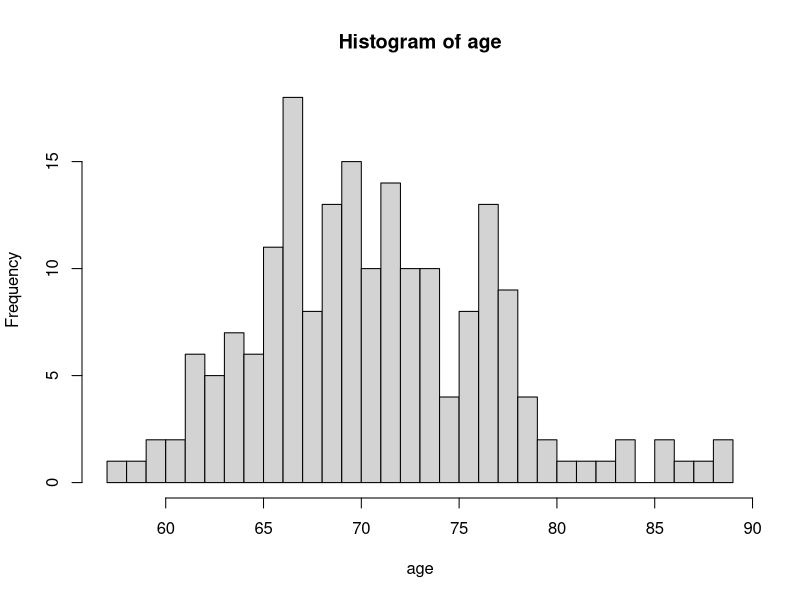
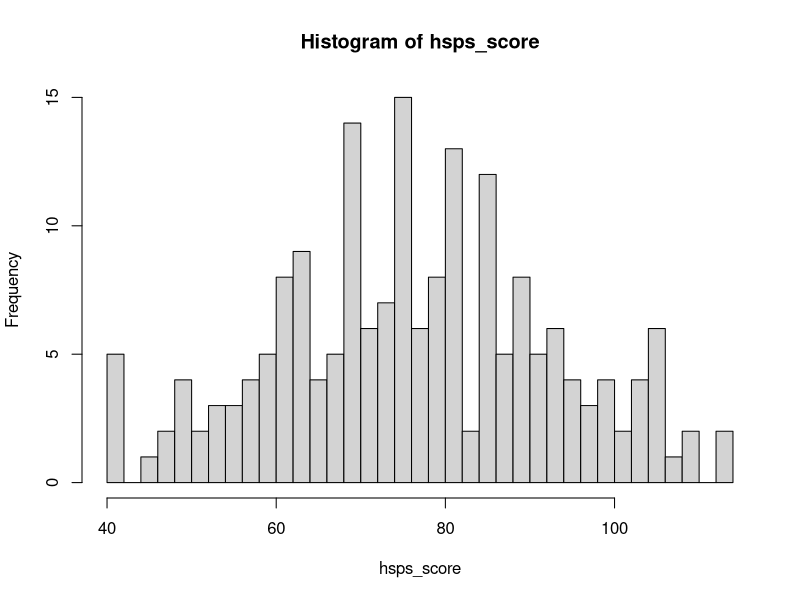
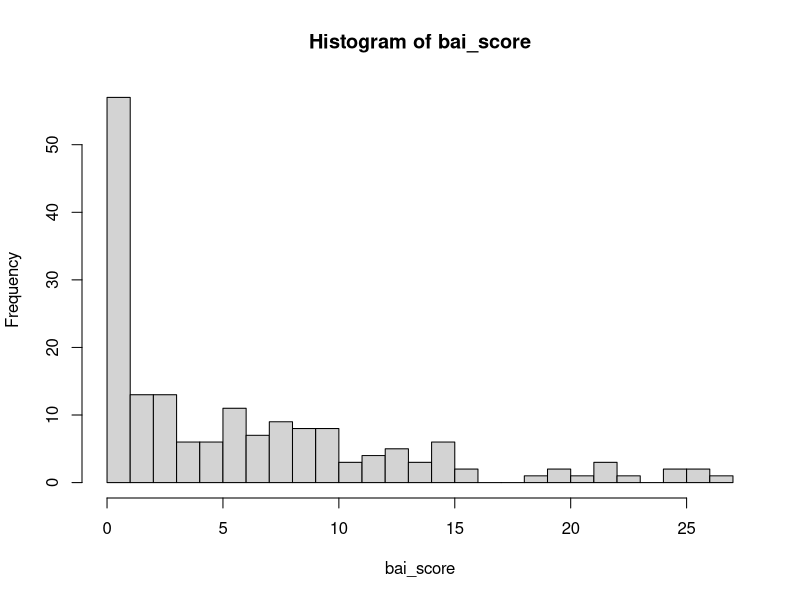
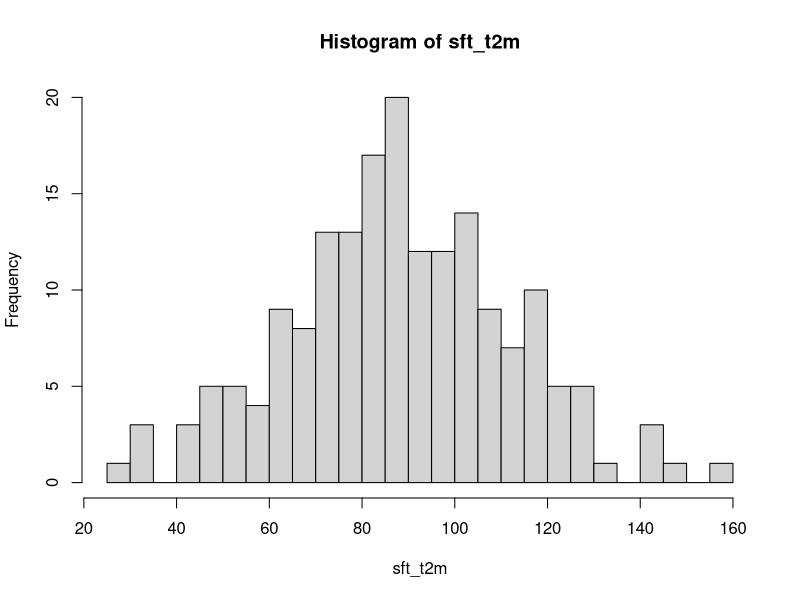
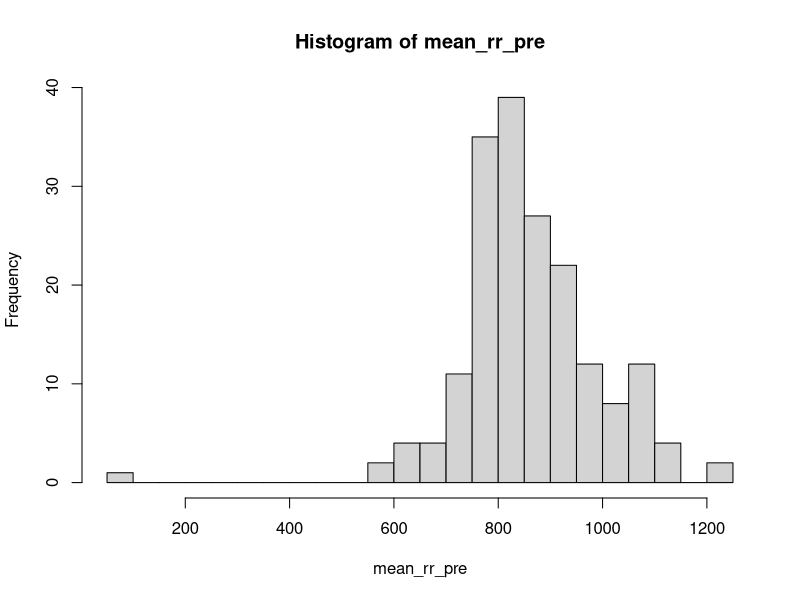
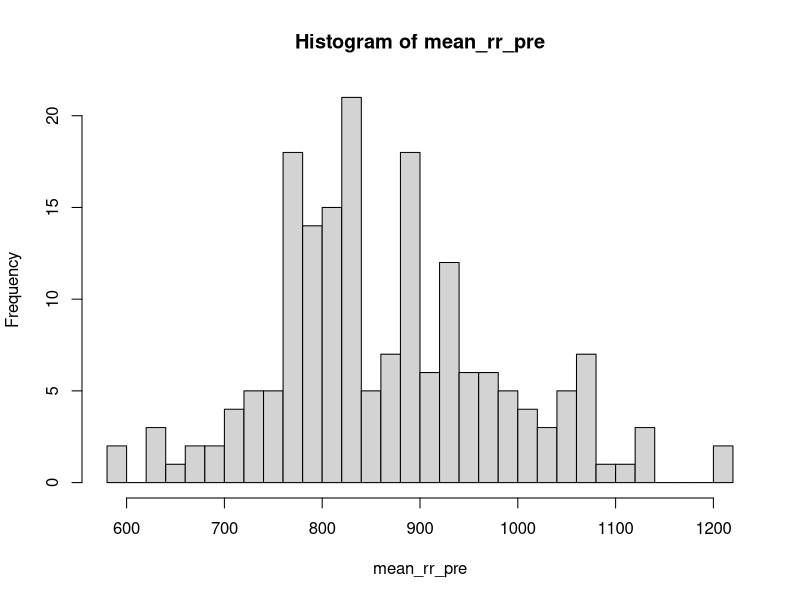
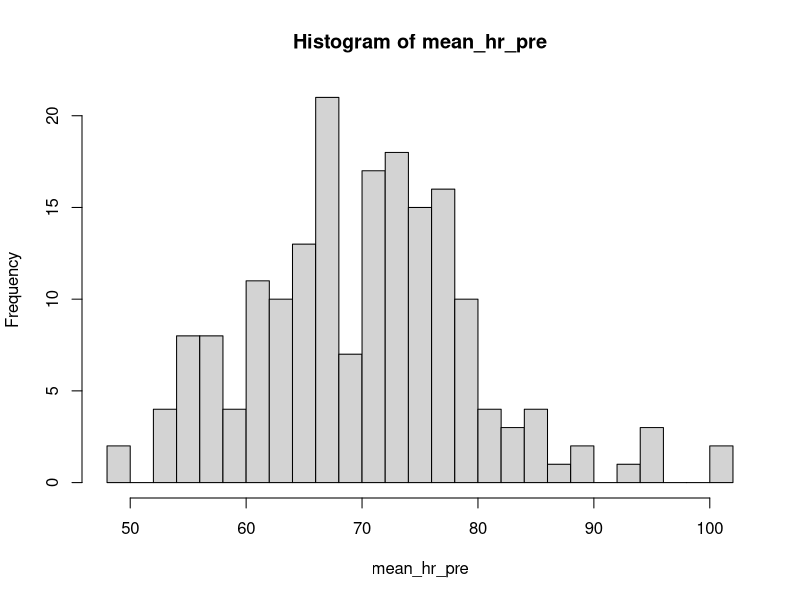
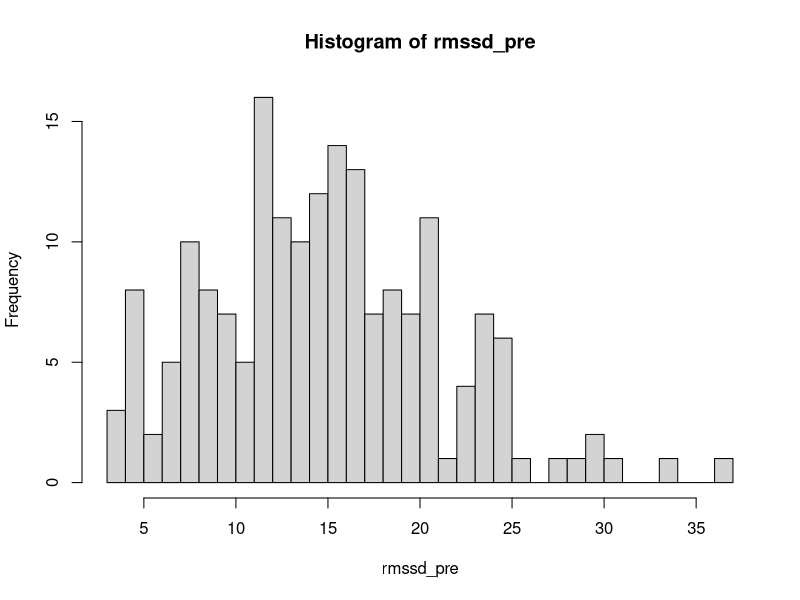

R code for these plots, in order: (Note: this script raises an error after producing the figures.)

# Prepare workspace -------------------------------------------------------

## Load libraries
library(data.table)

## Load data
pas_data <- fread(file = "data-raw/raw_data.csv")

## Assign variables code names
names(pas_data) <- readLines("data-raw/labels.txt")

## Select variables
pas_data <- pas_data[, .SD, .SDcols = readLines("data-raw/select_vars.txt")]

## Change character to numeric variables where is a number
ind_to_number <- pas_data[, lapply(.SD, \(x) any(grepl(x, pattern = "[1-9]")))] |>
  as.logical()

## Except in known nominal values
ind_to_number[1:7] <- FALSE
var_to_num <- names(pas_data)[ind_to_number]

## Convert to double precision number
pas_data[, (var_to_num) := lapply(.SD, \(x) {
  gsub(pattern = "\\s+", replacement = "", x) |>
    as.double() |>
    suppressWarnings()
}), .SDcols = var_to_num][]


# Explore visually the data -----------------------------------------------

n_breaks <- 30 ## For better resolution

pas_data[, hist(age, breaks = n_breaks)]
pas_data[, hist(hsps_score, breaks = n_breaks)]
pas_data[, hist(bai_score, breaks = n_breaks)] # Asymmetric
pas_data[, hist(sft_t2m, breaks = n_breaks)]
pas_data[, hist(mean_rr_pre, breaks = n_breaks)] # Extreme value?

## Fixed wrong RR interval using mean HR
pas_data[which.min(mean_rr_pre), mean_rr_pre := round(60000/mean_hr_pre)]
pas_data[, hist(mean_rr_pre, breaks = n_breaks)] # Looks good

pas_data[, hist(mean_hr_pre, breaks = n_breaks)]
pas_data[, hist(rmssd_pre, breaks = n_breaks)] ## Kinda asymmetric
pas_data[, hist(sdnn_pre, breaks = n_breaks)]
pas_data[, hist(hf_pre, breaks = n_breaks)] ## Asymmetric
pas_data[, hist(log(hf_pre, base = 10), breaks = n_breaks)] ## Log
pas_data[, hist(lf_pre, breaks = n_breaks)] ## Asymmetric
pas_data[, hist(log(lf_pre, base = 10), breaks = n_breaks)] ## Log
pas_data[, hist(vlf_pre, breaks = n_breaks)] ## Asymmetric
pas_data[, hist(log(vlf_pre, base = 10), breaks = n_breaks)] ## Log
pas_data[, hist(sns_ndex_pre, breaks = n_breaks)] ## Kinda asymmetric
pas_data[, hist(pns_ndex_pre, breaks = n_breaks)]
pas_data[, hist(stress_ndex_pre, breaks = n_breaks)]


# Creamos un identificador único para cada persona ------------------------

## Examinamos pares de rut, nombre y apellido en busca de datos mal tabulados
# pas_data[, list(id = rleid(tolower(rut)), rut, trimws(first_name), trimws(last_name))] |> View()

## Corregimos los errores y volvemos a revisar
pas_data[rut == "4033576-5", rut := "4003576-5"]
pas_data[rut == "7184434-6", rut := "7184324-6"]
pas_data[last_name == "Nancuante", rut := "6600417-1"]
pas_data[rut == "6895698-5", rut := "6985698-5"]
pas_data[rut == "5555183-9", rut := "5555183-4"]

## Creamos identificador
pas_data[, id := rleid(tolower(rut))][]
pas_data[, id := factor(id)][]

pas_data[id == 60, sex := "Masculino"][]
pas_data[id == 23, age := c(69, 70)][]

## Eliminamos datos personales inecesarios
pas_data[, `:=`(record_id = NULL, first_name = NULL,
                last_name = NULL, rut = NULL)]

## Character variables to factor
pas_data[, .SD, .SDcols = is.character]
pas_data[, `:=`(
  trial_phase = factor(trial_phase, levels = c("Fase 3", "Fase 4"), labels = c("t-1", "t-2")),
  sex = factor(sex, levels = c("Masculino", "Femenino"), labels = c("Male", "Female")),
  spaq_seasonal_pattern = factor(
    x = spaq_seasonal_pattern,
    levels = c("Patrón Verano", "Patrón invierno", "Ambos", "Ausencia"),
    labels = c("Summer", "Winter", "Both", "None")),
  spaq_ssi = factor(
    x = spaq_ssi,
    levels = c("Puntaje promedio", "Winter blues", "SAD"),
    labels = c("Average", "Winter Blues", "SAD"),
    ordered = TRUE),
  spaq_severity = factor(
    x = spaq_severity,
    levels = c("No es problema", "Leve", "Moderado", "Importante", "Grave", "Severo"),
    labels = c("Not a problem", "Mild", "Moderate", "Important", "Serious", "Severe"),
    ordered = TRUE),
  bai_cat = factor(
    x = bai_cat,
    levels = c("Muy baja", "Moderada", "Alta"),
    labels = c("Low", "Moderate", "High"),
    ordered = TRUE),
  sft_t2m_cat = factor(
    x = sft_t2m_cat,
    levels = c("BAJO RANGO", "NORMAL", "ALTO RANGO"),
    labels = c("Low", "Moderate", "High"),
    ordered = TRUE)
)]

# Save the data -----------------------------------------------------------

save(pas_data, file = "data/pas_data.RData")
